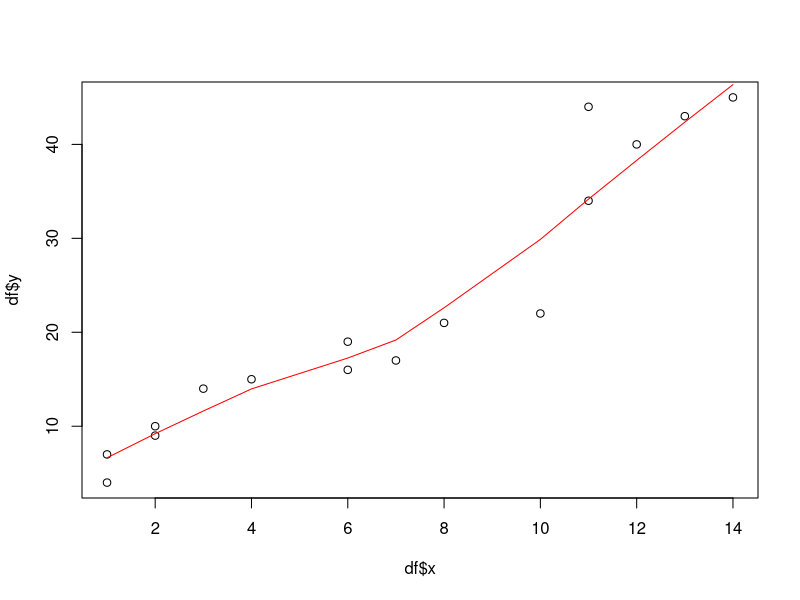
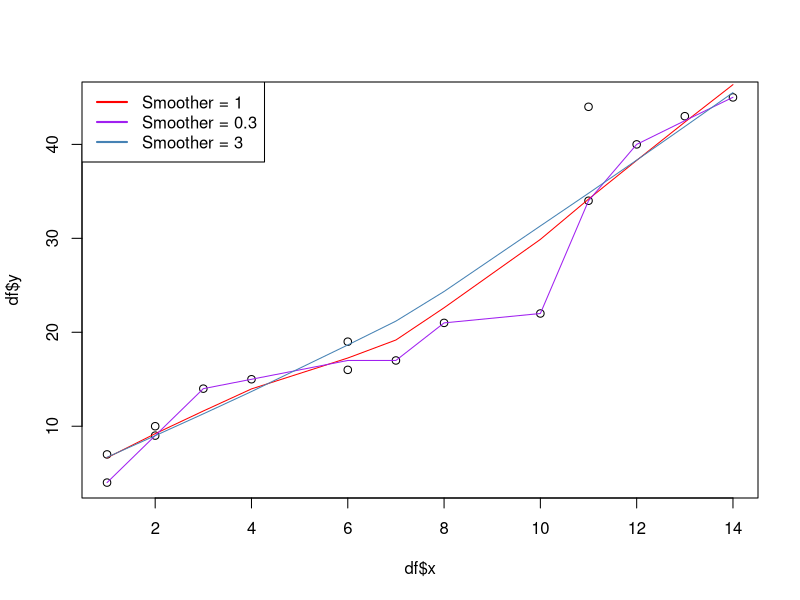

Write R code to recreate these figures, in order.
# In statistics, the term lowess refers to "locally weighted 
# scatterplot smoothing" - the process of producing a smooth 
# curve that fits the data points in a scatterplot.

# create the data
df <- data.frame(x=c(1, 1, 2, 2, 3, 4, 6, 6, 7, 8, 10, 11, 11, 12, 13, 14),
                 y=c(4, 7, 9, 10, 14, 15, 19, 16, 17, 21, 22, 34, 44, 40, 43, 45))

# plot the data
plot(df$x, df$y)

# plot the lowess curve to plot
lines(lowess(df$x, df$y), col = "red")

# adjust the smoother span (optional)
# create scatterplot
plot(df$x, df$y)

# add lowess smoothing curves
lines(lowess(df$x, df$y), col='red')
lines(lowess(df$x, df$y, f=0.3), col = "purple")
lines(lowess(df$x, df$y, f= 3), col="steelblue")

# add legend to plot
legend("topleft",
       col = c("red", "purple", "steelblue"),
       lwd = 2,
       c("Smoother = 1", "Smoother = 0.3", "Smoother = 3"))
